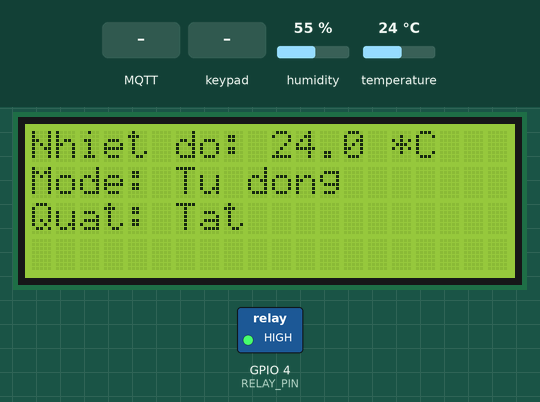
Recording of a sketch running on a simulated ESP32. Shown: 20×4 character LCD, switched loads named in the sketch (green lamp = pin HIGH). The test bench sets the inputs (shaded band); at power-on: temperature 24 °C, humidity 55 %. WiFi joins after 1.5 s; servers stay silent unless stated; no MQTT or app messages arrive unless stated; what the sketch prints to the serial monitor is not drawn.

Above: at 3.2 s.
3.3 s: MQTT message "manual" arrives on the first subscribed topic
At 4.4 s:
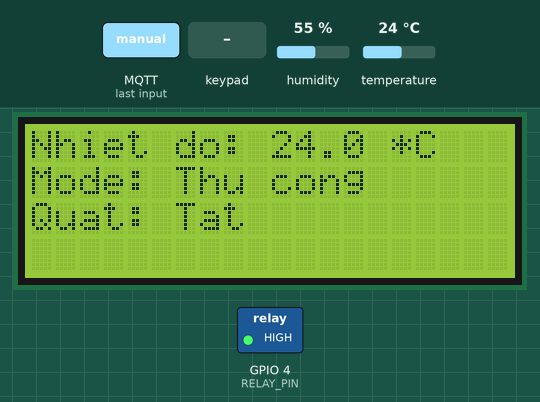
4.9 s: MQTT message "auto" arrives on the first subscribed topic
At 6.0 s:
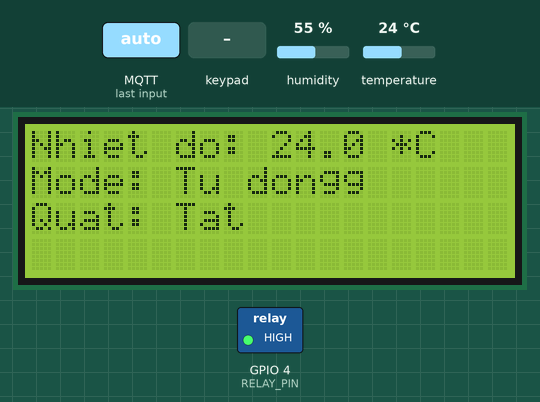
6.6 s: temperature set to 29 °C
At 9.9 s:
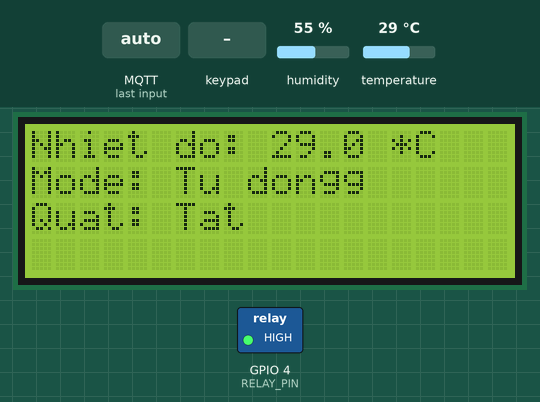
10.2 s: temperature set to 32 °C
At 12.1 s:
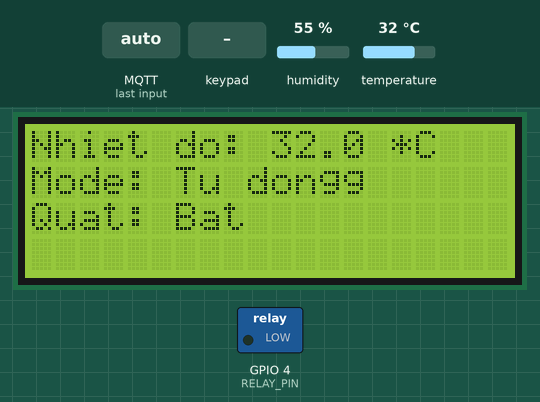
12.4 s: key '1' pressed
At 14.0 s:
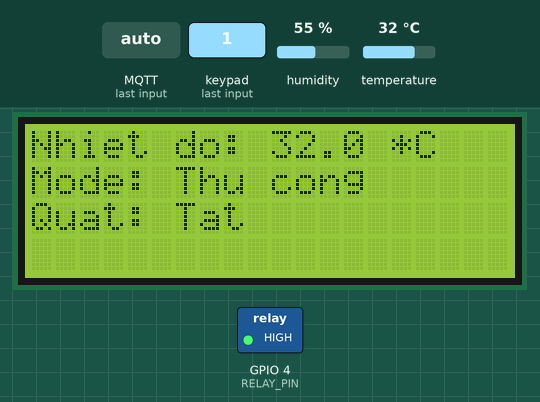
14.3 s: MQTT message "on" arrives on the second subscribed topic
At 15.7 s:
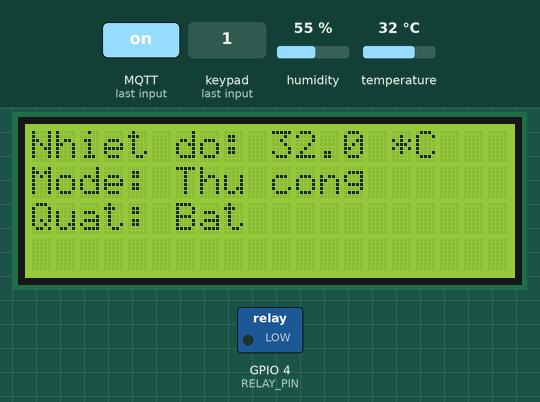
Timing chart, 0 to 17.0 s (numbered marks = the images above; inputs shaded):
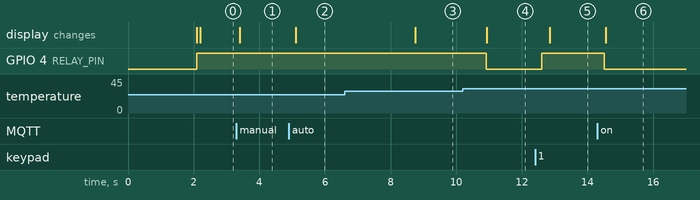

The sketch:

Tong_hop.ino
```cpp
#include <Wire.h>
#include <LiquidCrystal_I2C.h>
#include <DHT.h>
#include <WiFi.h>
#include <PubSubClient.h>
#include <Keypad.h>

// Cấu hình WiFi
const char* ssid = "Home";
const char* password = "20032003";

// Cấu hình MQTT Broker
const char* mqtt_server = "192.168.100.246"; // Địa chỉ IP của máy chạy Mosquitto
const int mqtt_port = 1883;

// Cấu hình MQTT Topics
const char* mode_topic = "fan/mode";
const char* control_topic = "fan/control";
const char* threshold_topic = "fan/threshold";
const char* update_topic = "fan/update";

// MQTT Client
WiFiClient espClient; // Sử dụng WiFiClient cho kết nối không SSL
PubSubClient client(espClient);

// Cấu hình DHT11
#define DHTPIN 5
#define DHTTYPE DHT11
DHT dht(DHTPIN, DHTTYPE);

// Cấu hình relay
#define RELAY_PIN 4
bool fanState = false; // Trạng thái bật/tắt quạt

// Cấu hình LCD
LiquidCrystal_I2C lcd(0x27, 20, 4);

// Cấu hình keypad
const byte ROW_NUM = 1;
const byte COL_NUM = 4;
char keys[ROW_NUM][COL_NUM] = {
  {'1', '2', '3', '4'}
};
byte pin_rows[ROW_NUM] = {12};
byte pin_column[COL_NUM] = {15, 13, 14, 27};
Keypad keypad = Keypad(makeKeymap(keys), pin_rows, pin_column, ROW_NUM, COL_NUM);

// Biến điều khiển
float temperature = 0.0;
float humidity = 0.0;
int threshold = 31;  // Ngưỡng nhiệt độ mặc định
bool manualMode = false;
String sendhumi(float x){
  return String(x, 1);
}
// Kết nối WiFi
void setup_wifi() {
  delay(10);
  Serial.println("Connecting to WiFi...");
  WiFi.begin(ssid, password);
  while (WiFi.status() != WL_CONNECTED) {
    delay(1000);
    Serial.print(".");
  }
  Serial.println("\nWiFi connected");
  Serial.println(WiFi.localIP());
}

// Gửi dữ liệu cập nhật lên MQTT Broker
void sendUpdate() {
  String update = String("{\"mode\":\"") + (manualMode ? "manual" : "auto") +
                  "\",\"state\":\"" + (fanState ? "on" : "off") +
                  "\",\"threshold\":" + threshold +
                  ",\"temperature\":" + temperature +
                  ",\"humidity\":" + sendhumi(humidity) + "}";
  client.publish(update_topic, update.c_str());
}

// Callback khi nhận dữ liệu từ MQTT
void callback(char* topic, byte* payload, unsigned int length) {
  String message;
  for (int i = 0; i < length; i++) {
    message += (char)payload[i];
  }
  Serial.printf("Message received on topic %s: %s\n", topic, message.c_str());

  if (String(topic) == mode_topic) {
    if (message == "manual") {
      manualMode = true;
      fanState = false;
      digitalWrite(RELAY_PIN, HIGH);
    } else if (message == "auto") {
      manualMode = false;
    }
    sendUpdate();
  } else if (String(topic) == control_topic) {
    if (manualMode) {
      if (message == "on") {
        fanState = true;
        digitalWrite(RELAY_PIN, LOW);
      } else if (message == "off") {
        fanState = false;
        digitalWrite(RELAY_PIN, HIGH);
      }
      sendUpdate();
    }
  } else if (String(topic) == threshold_topic) {
    threshold = message.toInt();
    sendUpdate();
  }
}

// Kết nối MQTT
void reconnect() {
  while (!client.connected()) {
    Serial.println("Connecting to MQTT...");
    if (client.connect("ESP32_client")) {
      Serial.println("MQTT connected");
      client.subscribe(mode_topic);
      client.subscribe(control_topic);
      client.subscribe(threshold_topic);
    } else {
      Serial.print("failed, rc=");
      Serial.println(client.state());
      Serial.println(" try again in 5 seconds");
      delay(5000);
    }
  }
}

void setup() {
  Serial.begin(115200);

  // Khởi động LCD
  lcd.init();
  lcd.backlight();
  lcd.setCursor(0, 0);
  lcd.print("Khoi dong...");

  // Khởi động WiFi và MQTT
  setup_wifi();
  client.setServer(mqtt_server, mqtt_port);
  client.setCallback(callback);

  // Khởi động DHT và relay
  dht.begin();
  pinMode(RELAY_PIN, OUTPUT);
  digitalWrite(RELAY_PIN, HIGH);

  lcd.clear();
}

void loop() {
  if (!client.connected()) {
    reconnect();
  }
  client.loop();

  // Đọc nhiệt độ từ DHT11
  float newTemp = dht.readTemperature();
  if (!isnan(newTemp) && abs(newTemp - temperature) > 0.1) {
    temperature = newTemp;
    sendUpdate();
  }
float newHumi = dht.readHumidity();
  if (!isnan(newHumi) && abs(newHumi - humidity) > 0.01) {
    humidity = newHumi;
    sendUpdate();
  }
  // Hiển thị thông tin trên LCD
  lcd.setCursor(0, 0);
  lcd.print("Nhiet do: ");
  lcd.print(temperature, 1);
  lcd.print(" *C");

  lcd.setCursor(0, 1);
  lcd.print("Mode: ");
  lcd.print(manualMode ? "Thu cong" : "Tu dong");

  if (!manualMode) {
    if (temperature >= threshold && !fanState) {
      fanState = true;
      digitalWrite(RELAY_PIN, LOW);
      sendUpdate();
    } else if (temperature < threshold && fanState) {
      fanState = false;
      digitalWrite(RELAY_PIN, HIGH);
      sendUpdate();
    }
  } else{
        // fanState = false;
        // digitalWrite(RELAY_PIN, HIGH);
        sendUpdate();

  }

  lcd.setCursor(0, 2);
  lcd.print("Quat: ");
  lcd.print(fanState ? "Bat " : "Tat ");

  // Kiểm tra nút bấm trên keypad
  char key = keypad.getKey();
  if (key) {
    if (key == '1') {
      manualMode = true;
      fanState = false;
      digitalWrite(RELAY_PIN, HIGH);
      sendUpdate();
    } else if (key == '2') {
      manualMode = false;
      sendUpdate();
    } else if(key=='3'&& manualMode){
      fanState = true;
      digitalWrite(RELAY_PIN, LOW);
      sendUpdate();
    }else if(key=='4'&& manualMode){
      fanState = false;
      digitalWrite(RELAY_PIN, HIGH);
      sendUpdate();
    }
  }

  delay(200);
}
```

Measured:
- the behaviour switches between 30 and 31 °C on temperature (found by bisection; images 3 and 4)
- after the input at 3.3 s, the display: changes after 0.10 s (image 1)
- after the input at 4.9 s, the display: changes after 0.21 s (image 2)
- after the input at 6.6 s, the display: changes after 2.1 s (image 3)
- after the input at 10.2 s, GPIO 4 (RELAY_PIN): HIGH → LOW after 0.71 s; the display: changes after 0.73 s (image 4)
- after the input at 12.4 s, GPIO 4 (RELAY_PIN): LOW → HIGH after 0.20 s; the display: changes after 0.44 s (image 5)
- after the input at 14.3 s, GPIO 4 (RELAY_PIN): HIGH → LOW after 0.21 s; the display: changes after 0.25 s (image 6)
